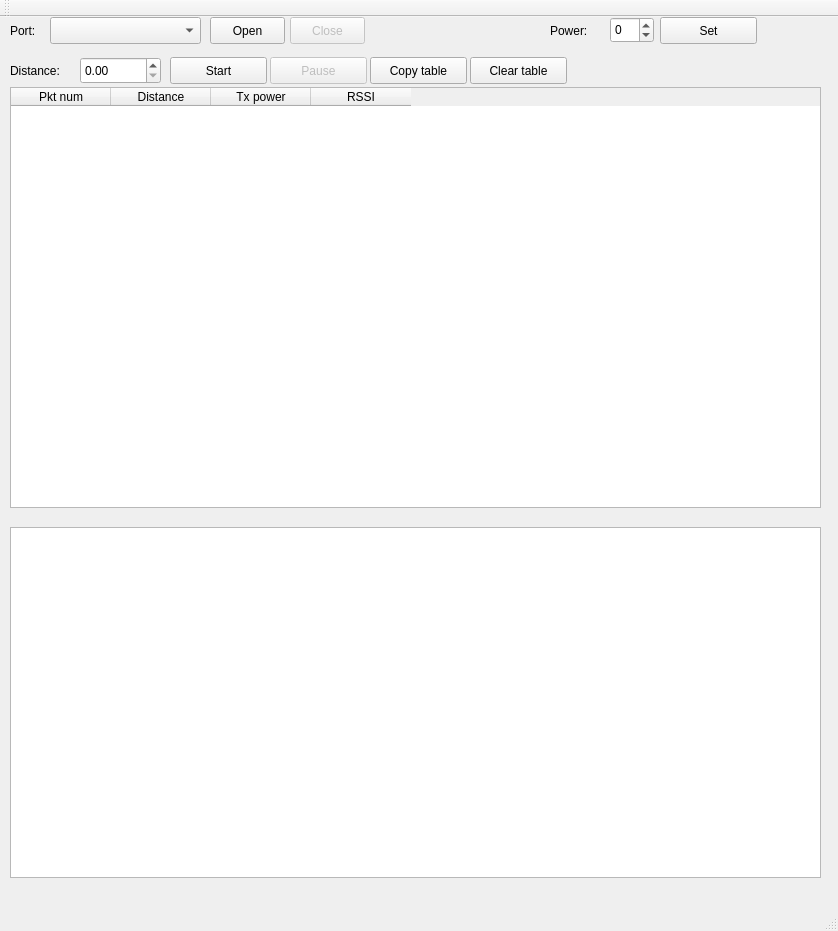
<?xml version="1.0" encoding="UTF-8"?>
<ui version="4.0">
 <class>MainWindow</class>
 <widget class="QMainWindow" name="MainWindow">
  <property name="geometry">
   <rect>
    <x>0</x>
    <y>0</y>
    <width>838</width>
    <height>931</height>
   </rect>
  </property>
  <property name="windowTitle">
   <string>MainWindow</string>
  </property>
  <widget class="QWidget" name="centralWidget">
   <widget class="QTextEdit" name="textEdit_Status">
    <property name="enabled">
     <bool>true</bool>
    </property>
    <property name="geometry">
     <rect>
      <x>10</x>
      <y>510</y>
      <width>811</width>
      <height>351</height>
     </rect>
    </property>
   </widget>
   <widget class="QComboBox" name="comboBox_Interface">
    <property name="geometry">
     <rect>
      <x>50</x>
      <y>0</y>
      <width>151</width>
      <height>27</height>
     </rect>
    </property>
   </widget>
   <widget class="QLabel" name="label">
    <property name="geometry">
     <rect>
      <x>10</x>
      <y>0</y>
      <width>46</width>
      <height>27</height>
     </rect>
    </property>
    <property name="text">
     <string>Port:</string>
    </property>
   </widget>
   <widget class="QPushButton" name="pushButton_open">
    <property name="geometry">
     <rect>
      <x>210</x>
      <y>0</y>
      <width>75</width>
      <height>27</height>
     </rect>
    </property>
    <property name="text">
     <string>Open</string>
    </property>
   </widget>
   <widget class="QPushButton" name="pushButton_close">
    <property name="enabled">
     <bool>false</bool>
    </property>
    <property name="geometry">
     <rect>
      <x>290</x>
      <y>0</y>
      <width>75</width>
      <height>27</height>
     </rect>
    </property>
    <property name="text">
     <string>Close</string>
    </property>
   </widget>
   <widget class="QTableWidget" name="tableWidget">
    <property name="geometry">
     <rect>
      <x>10</x>
      <y>70</y>
      <width>811</width>
      <height>421</height>
     </rect>
    </property>
    <column>
     <property name="text">
      <string>Pkt num</string>
     </property>
    </column>
    <column>
     <property name="text">
      <string>Distance</string>
     </property>
    </column>
    <column>
     <property name="text">
      <string>Tx power</string>
     </property>
    </column>
    <column>
     <property name="text">
      <string>RSSI</string>
     </property>
    </column>
   </widget>
   <widget class="QLabel" name="label_2">
    <property name="geometry">
     <rect>
      <x>10</x>
      <y>40</y>
      <width>67</width>
      <height>27</height>
     </rect>
    </property>
    <property name="text">
     <string>Distance:</string>
    </property>
   </widget>
   <widget class="QPushButton" name="pushButton_start">
    <property name="geometry">
     <rect>
      <x>170</x>
      <y>40</y>
      <width>97</width>
      <height>27</height>
     </rect>
    </property>
    <property name="text">
     <string>Start</string>
    </property>
   </widget>
   <widget class="QPushButton" name="pushButton_stop">
    <property name="enabled">
     <bool>false</bool>
    </property>
    <property name="geometry">
     <rect>
      <x>270</x>
      <y>40</y>
      <width>97</width>
      <height>27</height>
     </rect>
    </property>
    <property name="text">
     <string>Pause</string>
    </property>
   </widget>
   <widget class="QDoubleSpinBox" name="doubleSpinBox_distance">
    <property name="geometry">
     <rect>
      <x>80</x>
      <y>40</y>
      <width>81</width>
      <height>27</height>
     </rect>
    </property>
   </widget>
   <widget class="QPushButton" name="pushButton_copyTable">
    <property name="geometry">
     <rect>
      <x>370</x>
      <y>40</y>
      <width>97</width>
      <height>27</height>
     </rect>
    </property>
    <property name="text">
     <string>Copy table</string>
    </property>
   </widget>
   <widget class="QPushButton" name="pushButton_clearTable">
    <property name="geometry">
     <rect>
      <x>470</x>
      <y>40</y>
      <width>97</width>
      <height>27</height>
     </rect>
    </property>
    <property name="text">
     <string>Clear table</string>
    </property>
   </widget>
   <widget class="QLabel" name="label_3">
    <property name="geometry">
     <rect>
      <x>550</x>
      <y>0</y>
      <width>51</width>
      <height>27</height>
     </rect>
    </property>
    <property name="text">
     <string>Power:</string>
    </property>
   </widget>
   <widget class="QPushButton" name="pushButtonSetPower">
    <property name="geometry">
     <rect>
      <x>660</x>
      <y>0</y>
      <width>97</width>
      <height>27</height>
     </rect>
    </property>
    <property name="text">
     <string>Set</string>
    </property>
   </widget>
   <widget class="QSpinBox" name="spinBoxPower">
    <property name="geometry">
     <rect>
      <x>610</x>
      <y>0</y>
      <width>44</width>
      <height>26</height>
     </rect>
    </property>
    <property name="minimum">
     <number>-40</number>
    </property>
    <property name="maximum">
     <number>8</number>
    </property>
   </widget>
  </widget>
  <widget class="QMenuBar" name="menuBar">
   <property name="geometry">
    <rect>
     <x>0</x>
     <y>0</y>
     <width>838</width>
     <height>22</height>
    </rect>
   </property>
  </widget>
  <widget class="QToolBar" name="mainToolBar">
   <attribute name="toolBarArea">
    <enum>TopToolBarArea</enum>
   </attribute>
   <attribute name="toolBarBreak">
    <bool>false</bool>
   </attribute>
  </widget>
  <widget class="QStatusBar" name="statusBar"/>
 </widget>
 <layoutdefault spacing="6" margin="11"/>
 <resources/>
 <connections/>
</ui>
